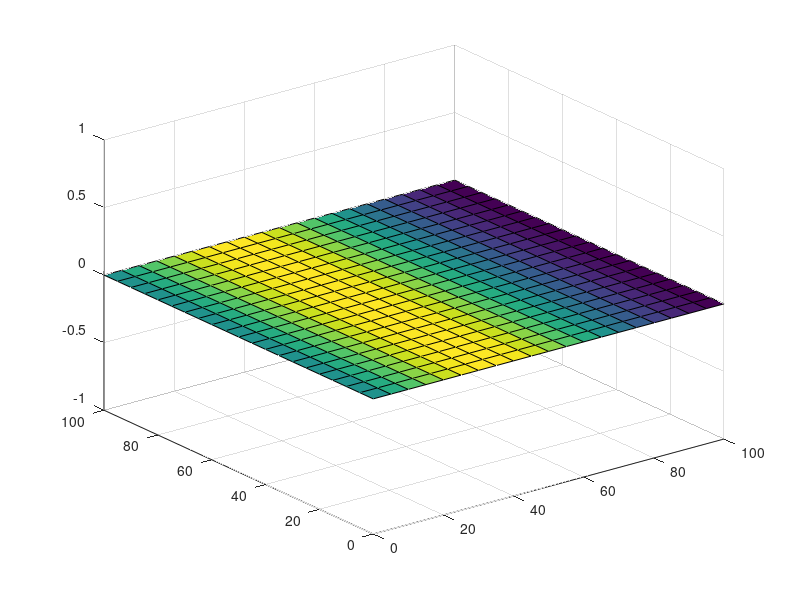

Here is the MATLAB script that generated this plot: (Note: this script raises an error after producing the figure.)
% =========================================================================
% VECTOR FIELD THEORY IN MOTION: REVEALING LATENT POTENTIALS IN SOCCER
% =========================================================================
%
% DESCRIPTION:
%   This script implements the computational framework to analyze football 
%   dynamics using vector field theory. It performs the following steps:
%       1. Generates a vector field (Synthetic Dipole for demo).
%       2. Computes the Curl to analyze field properties.
%       3. Verifies Gauss's Theorem.
%       4. Reconstructs the Scalar Potential (Phi).
%
% USAGE:
%   - Run the script to visualize the theoretical framework using the 
%     included synthetic data.
%   - To use real data: Replace Section 2 with your own 'Wx' and 'Wy' 
%     matrices derived from tracking data.
%
% DEPENDENCIES:
%   - Requires 'brewermap' function for color schemes. If not available,
%     replace with standard Matlab colormaps.
%
% =========================================================================

clearvars; close all; clc;

%% 1. GRID INITIALIZATION
% Define the spatial domain representing the football pitch
M = 20;                 % Number of cells per axis (Grid resolution)
x_min = 0; x_max = 100; % Pitch length (x)
y_min = 0; y_max = 100; % Pitch width (y)

% Generate cell edges and grid (21 points -> 20 cells)
x_edges = linspace(x_min, x_max, M+1);          % Cell edges in X (21x1)
y_edges = linspace(y_min, y_max, M+1);          % Cell edges in Y (21x1)
[X_grid, Y_grid] = meshgrid(x_edges, y_edges);  % 21x21 grid

% Compute cell centers 
x_centers = (x_edges(1:end-1) + x_edges(2:end)) / 2; % X centers of cells
y_centers = (y_edges(1:end-1) + y_edges(2:end)) / 2; % Y centers of cells
[centerX, centerY] = meshgrid(x_centers, y_centers); % 20x20 grid

%% 2. DEFINE VECTOR FIELD (SYNTHETIC DEMO)
% =========================================================================
% NOTE: This section generates an ARTIFICIAL DIPOLE field.
% In a real application, 'Wx' and 'Wy' should be loaded here from 
% spatially binned average velocity matrices derived from player tracking.
% =========================================================================

% A. Dipole Setup (Source vs Sink)
offset = 10;
rs = [x_min + offset, (y_max - y_min) / 2]; % Source position (Left)
rt = [x_max - offset, (y_max - y_min) / 2]; % Sink position (Right)

% B. Calculate vector directions
Rx_s = centerX - rs(1);
Ry_s = centerY - rs(2);
Rs2  = Rx_s.^2 + Ry_s.^2 + 1e-6; % Avoid division by zero

Rx_t = centerX - rt(1);
Ry_t = centerY - rt(2);
Rt2  = Rx_t.^2 + Ry_t.^2 + 1e-6;

% Superposition of Source and Sink
Wx_base = (Rx_s ./ Rs2 - Rx_t ./ Rt2);
Wy_base = (Ry_s ./ Rs2 - Ry_t ./ Rt2);

% Normalize to get pure direction
norm_base = sqrt(Wx_base.^2 + Wy_base.^2);
Wx_dir = Wx_base ./ (norm_base + eps);
Wy_dir = Wy_base ./ (norm_base + eps);

% C. Define Velocity
% We use a displaced Gaussian bell curve to break symmetry for Gauss theorem
v_max_val = 11;
v_min_val = 2;

peak_x = 35;  % Velocity peaks at x=35 (not the center)
width  = 30;  % Width of the velocity bell curve


exponent = -((centerX - peak_x).^2) / (2 * width^2);
v_ball = v_min_val + (v_max_val - v_min_val) * exp(exponent);

% D. Apply Magnitude to Direction
Wx = Wx_dir .* v_ball;
Wy = Wy_dir .* v_ball;

% Expand arrays for visualization (padding for pcolor/surf edges)
v_exp = padarray(v_ball, [1 1], 'replicate', 'post');

%% 3. VISUALIZATION: VECTOR FIELD
figure;
% Heatmap of velocity magnitude
h = surf(X_grid, Y_grid, zeros(size(v_exp)), v_exp);
set(gca, 'YDir', 'normal');         
h.FaceColor = 'interp';             
h.EdgeColor = 'none';                   
colormap(brewermap(256, 'ylgnbu'));       

cb = colorbar;
cb.Label.FontSize = 16;
cb.Label.FontName = 'Helvetica';
cb.FontSize = 14;

axis equal;                                            
hold on;                                                

% Draw grid lines
for i = 1:M+1
    line([x_edges(i), x_edges(i)], [y_min, y_max], ...
         'Color', [0.5 0.5 0.5], 'LineStyle', '-');
    line([x_min, x_max], [y_edges(i), y_edges(i)], ...
         'Color', [0.5 0.5 0.5], 'LineStyle', '-');
end

% Overlay Quiver (Arrows)
quiver(centerX, centerY, Wx, Wy, 'k');

% Overlay football field
plot_field();


view(2);
xlim([x_min, x_max]);
ylim([y_min, y_max]);
axis off;     

%% 4. CURL COMPUTATION (ROTATIONAL ANALYSIS)
% Comparison of the field's curl against a randomized Null Model.

% A. Null Model Generation
% Randomize directions while preserving magnitude
mag = sqrt(Wx.^2 + Wy.^2);                           % Magnitude of each vector in the field
theta = 2*pi * rand(size(Wx));                       % Random angles uniformly distributed in [0, 2π]

% Reassign vector components: preserve magnitude but assign random directions
Wx_null = mag .* cos(theta);                         % x-component with randomized direction
Wy_null = mag .* sin(theta);                         % y-component with randomized direction

% B. Compute Curl
[curlz, cav] = curl(centerX, centerY, Wx, Wy);       % Curl of original field
mod_curl_W = abs(curlz);                             % Magnitude of curl
[curlz_null, cav_null] = curl(centerX, centerY, Wx_null, Wy_null); 
mod_curl_W_null = abs(curlz_null);

% Mean values for comparison
curlz_mean = mean(mod_curl_W(:));
curlz_null_mean = mean(mod_curl_W_null(:));

% C. Histogram / PDF Analysis
min_val = min([min(curlz(:)), min(curlz_null(:))]);
max_val = max([max(curlz(:)), max(curlz_null(:))]);
num_bins = 50;
edges = linspace(min_val, max_val, num_bins+1);

[counts_field_raw, ~] = histcounts(curlz,     edges, 'Normalization', 'pdf');
[counts_null_raw,  ~] = histcounts(curlz_null, edges, 'Normalization', 'pdf');

% Normalize distributions to range [0, 1] for comparison
max_val_global = max([counts_field_raw, counts_null_raw]);
counts_field   = counts_field_raw / max_val_global;
counts_null    = counts_null_raw  / max_val_global;

centers = (edges(1:end-1) + edges(2:end)) / 2;

% Plot PDF Comparison
figure;
hold on;
color_field = [0.2, 0.6, 0.8];   % Blue for field
color_null  = [0.8, 0.4, 0.2];   % Orange for null model
plot(centers, counts_field, '-o', 'DisplayName', 'Field', ...
    'Color', color_field, 'MarkerSize', 10, 'LineWidth', 1, ...
    'MarkerFaceColor', color_field, 'MarkerEdgeColor', 'k');
plot(centers, counts_null, '-o', 'DisplayName', 'Null model', ...
    'Color', color_null, 'MarkerSize', 10, 'LineWidth', 1, ...
    'MarkerFaceColor', color_null, 'MarkerEdgeColor', 'k');
xlabel('Curl', 'FontSize', 30);
ylabel('PDF', 'FontSize', 30, 'Rotation', 0);
title('Normalized curl distribution', 'FontSize', 26);
legend('Location', 'northeast', 'FontSize', 24, 'Box', 'off');
set(gca, 'FontSize', 22, 'FontName', 'Helvetica');
grid on;
box on;
xlim([min(centers), max(centers)]);
ylim([0, max([counts_field, counts_null])]);
hold off;

% Plot Spatial Curl Magnitude
figure();

% Original field curl magnitude
subplot(1,2,1)
pcolor(mod_curl_W);
hold on;
title('$\|\nabla \times \vec{\mathbf{W}}\|$', 'Interpreter', 'latex');
xlabel('x');
ylabel('y');
axis equal;
xlim([1 20]);
ylim([1 20]);

% Null model curl magnitude
subplot(1,2,2)
pcolor(mod_curl_W_null);
hold on;
title('$\|\nabla \times \vec{\mathbf{W_{null}}}\|$', 'Interpreter', 'latex');
xlabel('x');
ylabel('y');
axis equal;
xlim([1 20]);
ylim([1 20]);

min_value = min(min(mod_curl_W(:)), min(mod_curl_W_null(:)));
max_value = max(max(mod_curl_W(:)), max(mod_curl_W_null(:)));

% Shared colorbar for both subplots
c = colorbar('Position', [0.93, 0.11, 0.02, 0.815]);
c.Label.String = 'Curl magnitude';
caxis([min_value, max_value]);

subplot(1,2,1); caxis([min_value, max_value]);
subplot(1,2,2); caxis([min_value, max_value]);

%% 5. GAUSS'S THEOREM VERIFICATION

% A. Setup
h = (X_grid(1,M+1) - X_grid(1,1)) / M;                 % Grid spacing

x_a = 50; y_a = 50;                                    % Center coordinates
divW = divergence(centerX, centerY, Wx, Wy);           % Divergence of vector field
radios = linspace(0, 50, 20);                          % Radios to evaluate

integrales_div   = zeros(size(radios));                % Divergence integrals
flujos_contorno  = zeros(size(radios));                % Boundary fluxes

% B. Calculation loop (Circular Domain)
for r_idx = 1:length(radios)
    R = radios(r_idx);
    
    % 1. Volume Integral (Sum of Divergence inside)
    mask = ((centerX-x_a).^2 + (centerY-y_a).^2 <= R^2);
    integral_div = sum(divW(mask)) * h^2; 
    integrales_div(r_idx) = integral_div;

    % 2. Surface Integral (Flux across boundary)
    theta = linspace(0, 2*pi, 100); 
    x_circ = x_a + R * cos(theta);
    y_circ = y_a + R * sin(theta);

    % Interpolate field at boundary
    Wx_circ = interp2(centerX, centerY, Wx, x_circ, y_circ, 'linear'); 
    Wy_circ = interp2(centerX, centerY, Wy, x_circ, y_circ, 'linear'); 

    % Outward unit normals (radial direction)
    normales_x = x_circ - x_a; 
    normales_y = y_circ - y_a;  

    norm_base = sqrt(normales_x.^2 + normales_y.^2); 

    normales_x = normales_x ./ norm_base; 
    normales_y = normales_y ./ norm_base; 

    % Line integral
    flux_contorno = 0;
    for i = 1:length(x_circ)-1
        dx = x_circ(i+1) - x_circ(i);
        dy = y_circ(i+1) - y_circ(i);
        longitud_segmento = sqrt(dx^2 + dy^2);
        
        flujo_segmento = (Wx_circ(i) * normales_x(i) + Wy_circ(i) * normales_y(i)) * longitud_segmento;
        flux_contorno = flux_contorno + flujo_segmento;
    end

    flujos_contorno(r_idx) = flux_contorno;
end


% C. Visualization of Gauss Theorem
figure();
hold on;

color1 = [0.2, 0.6, 0.8];  % Blue
color2 = [0.8, 0.4, 0.2];  % Orange

% Surface
plot(radios, flujos_contorno, '-s', 'Color', color1, 'MarkerSize', 18, 'LineWidth', 1, ...
    'MarkerFaceColor', color1, 'MarkerEdgeColor', 'k', 'DisplayName', 'Surface');

% Volume
plot(radios, integrales_div, '-^', 'Color', color2, 'MarkerSize', 18, 'LineWidth', 1, ...
    'MarkerFaceColor', color2, 'MarkerEdgeColor', 'k', 'DisplayName', 'Volume');

% Compute coefficient R^2
valid_indices = ~isnan(flujos_contorno) & ~isnan(integrales_div);
flujos_validos = flujos_contorno(valid_indices);
integrales_validos = integrales_div(valid_indices);

p = polyfit(integrales_validos, flujos_validos, 1);
flujos_p = polyval(p, integrales_validos);

SS_res = sum((flujos_validos - flujos_p).^2);
SS_tot = sum((flujos_validos - mean(flujos_validos)).^2);
R2 = 1 - (SS_res / SS_tot);

corr_coef = corrcoef(flujos_validos, integrales_validos);

text(0.65 * max(radios), 0.15 * max(flujos_contorno), ...
     sprintf('$R^2 = %.2f$', R2), 'FontSize', 26, ...
     'Interpreter', 'latex', 'Color', [0.2 0.2 0.2]);

set(gca, 'FontSize', 22, 'FontName', 'Helvetica');
xlabel('$R$', 'Interpreter', 'latex', 'FontSize', 30);
ylabel('$\phi$', 'Interpreter', 'latex', 'FontSize', 30, 'Rotation',0);
legend('Location', 'best', 'FontSize', 24, 'Box', 'off');

ax = gca;
minVal = min(radios);
maxVal = max(radios);
numTicks = 6; % Número de ticks que deseas

ax.XTick = linspace(minVal, maxVal, numTicks);
ax.XTickLabel = arrayfun(@(x) sprintf('%.0f', x), ax.XTick, 'UniformOutput', false);

box on;
hold off;


% Square domains
for r_idx = 1:length(radios)
    R = radios(r_idx);
    
    mask = (centerX >= (x_a - R) & centerX <= (x_a + R) & ...
            centerY >= (y_a - R) & centerY <= (y_a + R));
    
    integral_div = sum(divW(mask)) * h^2; 
    integrales_div(r_idx) = integral_div;

    x_cuadrado = [x_a - R, x_a + R, x_a + R, x_a - R, x_a - R];
    y_cuadrado = [y_a - R, y_a - R, y_a + R, y_a + R, y_a - R];

    N = 25; 
    flux_contorno = 0;            
    
    for side = 1:4
        if side == 1  % Left side
            x_points = linspace(x_a - R, x_a - R, N);
            y_points = linspace(y_a - R, y_a + R, N);
            normales_x = -1; normales_y = 0;  
        elseif side == 2  % Top side
            x_points = linspace(x_a - R, x_a + R, N);
            y_points = linspace(y_a + R, y_a + R, N);
            normales_x = 0; normales_y = 1;  
        elseif side == 3  % Right side
            x_points = linspace(x_a + R, x_a + R, N);
            y_points = linspace(y_a + R, y_a - R, N);
            normales_x = 1; normales_y = 0;
        else  % Bottom side
            x_points = linspace(x_a + R, x_a - R, N);
            y_points = linspace(y_a - R, y_a - R, N);
            normales_x = 0; normales_y = -1;
        end
        % Interpolate vector field on side
        Wx_segment = interp2(centerX, centerY, Wx, x_points, y_points, 'linear'); 
        Wy_segment = interp2(centerX, centerY, Wy, x_points, y_points, 'linear'); 

        % Flux per segment (segment length = 2R/N)
        for i = 1:N
            L = 2 * R / N; 
            flujo_segmento = (Wx_segment(i) * normales_x + Wy_segment(i) * normales_y) * L; 
            flux_contorno = flux_contorno + flujo_segmento;
        end
    end

    flujos_contorno(r_idx) = flux_contorno;

end



% Visualization (square domains)
figure();
hold on;

% Surface
plot(radios, flujos_contorno, '-s', 'Color', color1, 'MarkerSize', 18, 'LineWidth', 1, ...
    'MarkerFaceColor', color1, 'MarkerEdgeColor', 'k', 'DisplayName', 'Surface');

% Volume
plot(radios, integrales_div, '-^', 'Color', color2, 'MarkerSize', 18, 'LineWidth', 1, ...
    'MarkerFaceColor', color2, 'MarkerEdgeColor', 'k', 'DisplayName', 'Volume');

% R^2 calculation
valid_indices = ~isnan(flujos_contorno) & ~isnan(integrales_div);
flujos_validos = flujos_contorno(valid_indices);
integrales_validos = integrales_div(valid_indices);

p = polyfit(integrales_validos, flujos_validos, 1);
flujos_p = polyval(p, integrales_validos);

SS_res = sum((flujos_validos - flujos_p).^2);
SS_tot = sum((flujos_validos - mean(flujos_validos)).^2);
R2 = 1 - (SS_res / SS_tot);
corr_coef = corrcoef(flujos_validos, integrales_validos);

text(0.65 * max(radios), 0.15 * max(flujos_contorno), ...
     sprintf('$R^2 = %.2f$', R2), 'FontSize', 26, ...
     'Interpreter', 'latex', 'Color', [0.2 0.2 0.2]);

set(gca, 'FontSize', 22, 'FontName', 'Helvetica');
xlabel('$R$', 'Interpreter', 'latex', 'FontSize', 30);
ylabel('$\Phi$', 'Interpreter', 'latex', 'FontSize', 30, 'Rotation',0);
legend('Location', 'best', 'FontSize', 24, 'Box', 'off');

ax = gca;
minVal = min(radios);
maxVal = max(radios);
numTicks = 6;

ax.XTick = linspace(minVal, maxVal, numTicks);
ax.XTickLabel = arrayfun(@(x) sprintf('%.0f', x), ax.XTick, 'UniformOutput', false);

box on;
hold off;

%% 6. POTENTIAL CALCULATION

% A. Pad Data for Solver
% We add padding to handle boundary conditions 
x_min_ext = x_min - h;
x_max_ext = x_max + h;
y_min_ext = y_min - h;
y_max_ext = y_max + h;
[X, Y] = meshgrid(linspace(x_min_ext, x_max_ext, M+3), linspace(y_min_ext, y_max_ext, M+3));

centerX = (X(1:end-1, 1:end-1) + X(2:end, 2:end)) / 2;
centerY = (Y(1:end-1, 1:end-1) + Y(2:end, 2:end)) / 2;  

% Extend arrays with zero padding
Z = padarray(v_ball, [1,1], 0, 'both');
Wx = padarray(Wx, [1,1], 0, 'both');
Wy = padarray(Wy, [1,1], 0, 'both');


% B. Compute Source Term (Divergence)
nx = size(Wx, 2);
ny = size(Wx, 1);
h = (X(1,M+3)-X(1,1))/(M+2);
Phi = zeros(ny, nx);         
divV = zeros(ny, nx);

% Central differences for divergence
divV(:, 2:end-1) = (Wx(:, 3:end) - Wx(:, 1:end-2)) / (2*h);
divV(2:end-1, :) = divV(2:end-1, :) + (Wy(3:end, :) - Wy(1:end-2, :)) / (2*h);

% Poisson Equation Source: RHS = -Div(V) * h^2
RHS = -divV * h^2;

% C. Jacobi Iteration
max_iter = 5000;
tol = 1e-6;

for k = 1:max_iter
    Phi_old = Phi;
    
    % Vectorized Update: Average of 4 neighbors
    Phi(2:end-1, 2:end-1) = 0.25 * (Phi_old(1:end-2, 2:end-1) + ... % Up/Down
                                    Phi_old(3:end,   2:end-1) + ... 
                                    Phi_old(2:end-1, 1:end-2) + ... % Left
                                    Phi_old(2:end-1, 3:end)   - ... % Right
                                    RHS(2:end-1, 2:end-1));
    
    % Check Convergence
    diff = abs(Phi - Phi_old);
    if max(diff(:)) < tol
        break;
    end
end


%% 7. VISUALIZATION: 3D SCALAR POTENTIAL
fig  = figure;

surf(centerX, centerY, Phi, Phi);     % phi is also used as colormap
shading interp;     
hold on;
[Xp, Yp] = meshgrid(0:100, 0:100);
Zp = zeros(size(Xp)); 
surf(Xp, Yp, Zp, 'FaceAlpha', 0.2, 'FaceColor', 'k', 'EdgeColor', 'none');  
contour3(centerX, centerY, Phi, 30, 'k', 'LineWidth', 1);  

colormap(brewermap(256, 'RdBU'));  

col_idx = round(nx * 0.2);



function [] = plot_field()
% PLOT_FIELD Plots a football pitch scaled to 0-100 units.

    % 1. AXIS SETUP AND ASPECT RATIO
    daspect([0.68 1.05 1]);
    axis([0 100 0 100]);
    
    % 2. SCALING FACTORS
    xlimit1=0;
    ylimit1=0;
    xlimit2=100;
    ylimit2=100;
    xscale=xlimit2/100/1.05;
    yscale=ylimit2/100/0.68;
    
    hold on;

    % 3. LINE STYLES
    color_linea = [.7 .7 .7];
    estil_linea = "-";
    ancho_linea = 0.1;
    
    % 4. CENTER CIRCLE
    x=50;
    y=50;
    rx=9.15/1.05;
    ry=9.15/0.68;
    
    th = 0:pi/50:2*pi;
    xunit = rx * cos(th) + x;
    yunit = ry * sin(th) + y;
    plot(xunit, yunit, 'Color', color_linea, 'LineWidth', ancho_linea, LineStyle=estil_linea);
    
    % 5. PENALTY ARCS
    x=11/1.05;
    y=50;
    rx=9.15/1.05;
    ry=9.15/0.68;
    th = -0.93:1/100:0.93;
    xunit = rx * cos(th) + x;
    yunit = ry * sin(th) + y;
    plot(xunit, yunit, 'Color', color_linea, 'LineWidth', ancho_linea, LineStyle=estil_linea);
    
    x=100-11/1.05;
    y=50;
    rx=9.15/1.05;
    ry=9.15/0.68;
    th = pi-0.93:1/100:pi+0.93;
    xunit = rx * cos(th) + x;
    yunit = ry * sin(th) + y;
    plot(xunit, yunit, 'Color', color_linea, 'LineWidth', ancho_linea, LineStyle=estil_linea);
    
    
    % 6. PENALTY AREAS
    x=[xlimit1 xlimit1+(16.5*xscale) xlimit1+(16.5*xscale) xlimit1];
    y=[ylimit2/2+(20*yscale) ylimit2/2+(20*yscale) ylimit2/2-(20*yscale) ylimit2/2-(20*yscale)];
    plot(x, y, 'Color', color_linea, 'LineWidth', ancho_linea, LineStyle=estil_linea);
    
    x=[xlimit1 xlimit1+(5.5*xscale) xlimit1+(5.5*xscale) xlimit1];
    y=[ylimit2/2+(9*yscale) ylimit2/2+(9*yscale) ylimit2/2-(9*yscale) ylimit2/2-(9*yscale)];
    plot(x, y, 'Color', color_linea, 'LineWidth', ancho_linea, LineStyle=estil_linea);
    
    x=[xlimit2 xlimit2-(16.5*xscale) xlimit2-(16.5*xscale) xlimit2];
    y=[ylimit2/2+(20*yscale) ylimit2/2+(20*yscale) ylimit2/2-(20*yscale) ylimit2/2-(20*yscale)];
    plot(x,y, 'Color', color_linea, 'LineWidth', ancho_linea, LineStyle=estil_linea);
    
    x=[xlimit2 xlimit2-(5.5*xscale) xlimit2-(5.5*xscale) xlimit2];
    y=[ylimit2/2+(9*yscale) ylimit2/2+(9*yscale) ylimit2/2-(9*yscale) ylimit2/2-(9*yscale)];
    plot(x, y, 'Color', color_linea, 'LineWidth', ancho_linea, LineStyle=estil_linea);
    
    % 7. OUTER BOUNDARIES & CENTER LINE
    color_linea = 'k';%[0.5 0.5 0.5];

    x=[xlimit1 xlimit2 xlimit2 xlimit1 xlimit1];
    y=[ylimit1 ylimit1 ylimit2 ylimit2 ylimit1];
    plot(x, y, 'Color', color_linea, 'LineWidth', ancho_linea, LineStyle=estil_linea);
    
    x=[xlimit2/2 xlimit2/2];
    y=[ylimit1 ylimit2];
    plot(x, y, 'Color', color_linea, 'LineWidth', 0.1, LineStyle=estil_linea);
    
    hold off;


end
